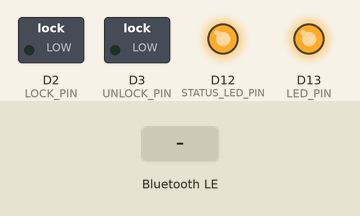
This sketch was run on a simulated Arduino Nano 33 IoT. On the bench: switched loads named in the sketch (green lamp = pin HIGH), output pins drawn as LEDs (lit = HIGH). The inputs (shaded band) are chosen by the test bench. Nothing arrives over Bluetooth unless stated; a phone connects over Bluetooth LE 3 s after start; what the sketch prints to the serial monitor is not drawn.

Above: at 1.7 s.
1.8 s: Bluetooth LE write "LOCK" received
At 4.6 s:
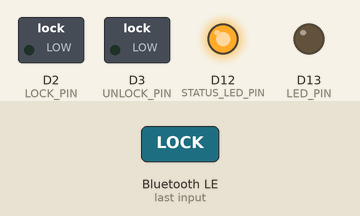
4.8 s: Bluetooth LE write "UNLOCK" received
At 5.2 s:
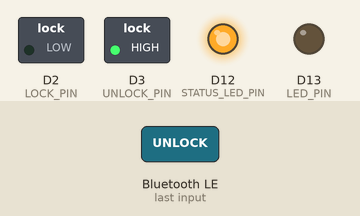
6.8 s: Bluetooth LE write "STATUS" received
At 7.6 s:
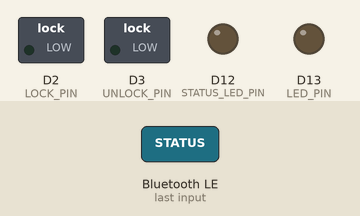
8.3 s: Bluetooth LE write "UNLOCK" received
At 8.7 s:
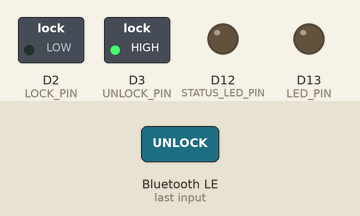
Timing chart, 0 to 31.3 s (numbered marks = the images above; inputs shaded):
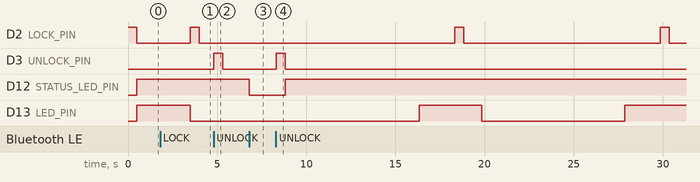

Measured:
- after the input at 1.8 s, D2 (LOCK_PIN): LOW → HIGH after 1.7 s, → LOW 0.50 s later
- after the input at 4.8 s, D3 (UNLOCK_PIN): LOW → HIGH at once, → LOW 0.50 s later
- after the input at 6.8 s, D12 (STATUS_LED_PIN): HIGH → LOW at once
- after the input at 8.3 s, D3 (UNLOCK_PIN): LOW → HIGH at once, → LOW 0.50 s later; D12 (STATUS_LED_PIN): LOW → HIGH after 0.51 s instead of 9.0 s

The sketch:

vehicle_control_ble_secure.ino
```cpp
#include <ArduinoBLE.h>

// UUIDs para el servicio del vehículo
#define VEHICLE_SERVICE_UUID        "6E400001-B5A3-F393-E0A9-E50E24DCCA9E"
#define VEHICLE_CHARACTERISTIC_RX   "6E400002-B5A3-F393-E0A9-E50E24DCCA9E"  // Recibir comandos
#define VEHICLE_CHARACTERISTIC_TX   "6E400003-B5A3-F393-E0A9-E50E24DCCA9E"  // Enviar respuestas

// Crear servicio BLE
BLEService vehicleService(VEHICLE_SERVICE_UUID);

// Crear características
BLECharacteristic rxCharacteristic(VEHICLE_CHARACTERISTIC_RX, BLEWrite, 20);
BLECharacteristic txCharacteristic(VEHICLE_CHARACTERISTIC_TX, BLERead | BLENotify, 20);

// Pines para control del vehículo (ajusta según tu circuito)
const int LED_PIN = 13;
const int LOCK_PIN = 2;
const int UNLOCK_PIN = 3;
const int STATUS_LED_PIN = 12; // LED adicional para indicar estado de bloqueo

// Variables para manejo de conexión
unsigned long lastCommandTime = 0;
const unsigned long CONNECTION_TIMEOUT = 8000; // 8 segundos sin comandos = desconexión
const unsigned long HEARTBEAT_INTERVAL = 15000; // Verificar conexión cada 15 segundos
unsigned long lastHeartbeat = 0;

// Variables para seguridad
bool vehicleIsLocked = true; // Estado por defecto: BLOQUEADO
bool connectionActive = false;
unsigned long lastConnectionTime = 0;
const unsigned long DISCONNECT_LOCK_DELAY = 2000; // 2 segundos después de desconexión, bloquear

void setup() {
  Serial.begin(9600);
  while (!Serial);

  // Configurar pines
  pinMode(LED_PIN, OUTPUT);
  pinMode(LOCK_PIN, OUTPUT);
  pinMode(UNLOCK_PIN, OUTPUT);
  pinMode(STATUS_LED_PIN, OUTPUT);

  // Estado inicial de seguridad: BLOQUEADO
  lockVehicle();
  Serial.println("🔒 Estado inicial: Vehículo BLOQUEADO por seguridad");

  // Inicializar BLE
  if (!BLE.begin()) {
    Serial.println("❌ Error iniciando BLE!");
    while (1);
  }

  // Configurar el dispositivo BLE
  BLE.setLocalName("VehicleControl_Arduino");  // Nombre que aparecerá en el escaneo
  BLE.setAdvertisedService(vehicleService);

  // Agregar características al servicio
  vehicleService.addCharacteristic(rxCharacteristic);
  vehicleService.addCharacteristic(txCharacteristic);

  // Agregar servicio
  BLE.addService(vehicleService);

  // Configurar valores iniciales
  txCharacteristic.writeValue("READY_LOCKED");

  // Iniciar publicidad
  BLE.advertise();

  Serial.println("🚗 Arduino BLE Vehicle Control (Modo Seguro)");
  Serial.println("📡 Esperando conexiones...");
  Serial.println("🔒 SEGURIDAD: Vehículo se bloquea automáticamente sin conexión");

  digitalWrite(LED_PIN, HIGH); // Indicar que está listo para conexiones
  updateStatusLED();
}

void loop() {
  // Esperar conexión BLE
  BLEDevice central = BLE.central();

  if (central) {
    Serial.print("📱 Conectado a: ");
    Serial.println(central.address());

    connectionActive = true;
    lastConnectionTime = millis();
    digitalWrite(LED_PIN, LOW); // Indicar conexión activa
    lastCommandTime = millis(); // Resetear timeout
    lastHeartbeat = millis();

    while (central.connected()) {
      unsigned long currentTime = millis();

      // Verificar si hay comandos recibidos
      if (rxCharacteristic.written()) {
        String command = "";

        // Leer el comando
        int length = rxCharacteristic.valueLength();
        const uint8_t* value = rxCharacteristic.value();

        for (int i = 0; i < length; i++) {
          command += (char)value[i];
        }

        command.trim(); // Remover espacios y \n
        Serial.print("📨 Comando recibido: ");
        Serial.println(command);

        // Actualizar tiempo del último comando
        lastCommandTime = currentTime;

        // Procesar comando
        processCommand(command);
      }

      // Verificar timeout de conexión (si no hay comandos por mucho tiempo)
      if (currentTime - lastCommandTime > CONNECTION_TIMEOUT) {
        Serial.println("⏰ Timeout de conexión - forzando desconexión por seguridad");
        central.disconnect();
        break;
      }

      // Heartbeat periódico para verificar conexión
      if (currentTime - lastHeartbeat > HEARTBEAT_INTERVAL) {
        Serial.println("💓 Heartbeat - conexión activa");
        lastHeartbeat = currentTime;

        // Enviar heartbeat para mantener conexión activa
        String heartbeatMsg = vehicleIsLocked ? "HEARTBEAT_LOCKED" : "HEARTBEAT_UNLOCKED";
        txCharacteristic.writeValue(heartbeatMsg.c_str());
      }

      // Pequeño delay para no saturar el procesador
      delay(100);
    }

    // CONEXIÓN PERDIDA - ACTIVAR SEGURIDAD
    Serial.print("🔌 Desconectado de: ");
    Serial.println(central.address());
    connectionActive = false;
    lastConnectionTime = millis();

    digitalWrite(LED_PIN, HIGH); // Indicar desconexión

    // MEDIDA DE SEGURIDAD: Bloquear automáticamente tras desconexión
    Serial.println("🚨 SEGURIDAD ACTIVADA: Bloqueando vehículo tras desconexión");
    delay(DISCONNECT_LOCK_DELAY); // Pequeño delay antes de bloquear
    lockVehicle();

    // Reset de variables
    lastCommandTime = 0;
    lastHeartbeat = 0;

    // Delay antes de aceptar nuevas conexiones
    delay(1000);

  } else {
    // Sin conexión activa - verificar estado de seguridad
    unsigned long currentTime = millis();

    // Si ha pasado tiempo sin conexión y el vehículo no está bloqueado, bloquearlo
    if (!connectionActive && !vehicleIsLocked &&
        (currentTime - lastConnectionTime > DISCONNECT_LOCK_DELAY)) {
      Serial.println("🚨 SEGURIDAD: Tiempo sin conexión excedido - Bloqueando vehículo");
      lockVehicle();
    }

    // Actualizar LED de estado periódicamente
    static unsigned long lastStatusUpdate = 0;
    if (currentTime - lastStatusUpdate > 1000) { // Cada segundo
      updateStatusLED();
      lastStatusUpdate = currentTime;
    }
  }
}

void processCommand(String command) {
  String response = "";

  // Limpiar el comando de caracteres extra
  command.trim();
  command.replace("\n", "");
  command.replace("\r", "");

  Serial.print("🔍 Comando limpio: '");
  Serial.print(command);
  Serial.print("' (longitud: ");
  Serial.print(command.length());
  Serial.println(")");

  if (command == "LOCK") {
    lockVehicle();
    response = "LOCKED";
    Serial.println("🔒 Vehículo bloqueado por comando");

  } else if (command == "UNLOCK") {
    unlockVehicle();
    response = "UNLOCKED";
    Serial.println("🔓 Vehículo desbloqueado por comando");

  } else if (command == "STATUS") {
    // Enviar estado del vehículo
    response = vehicleIsLocked ? "LOCKED" : "UNLOCKED";
    Serial.print("📊 Estado solicitado: ");
    Serial.println(response);

  } else {
    response = "UNKNOWN_COMMAND";
    Serial.print("❓ Comando desconocido: '");
    Serial.print(command);
    Serial.println("'");

    // Debug: mostrar cada carácter
    Serial.print("🔍 Caracteres ASCII: ");
    for (int i = 0; i < command.length(); i++) {
      Serial.print((int)command.charAt(i));
      Serial.print(" ");
    }
    Serial.println();
  }

  // Enviar respuesta
  txCharacteristic.writeValue(response.c_str());
  Serial.println("📤 Respuesta enviada: " + response);

  updateStatusLED();
}

void lockVehicle() {
  // Activar mecanismo de bloqueo
  digitalWrite(LOCK_PIN, HIGH);
  delay(500);
  digitalWrite(LOCK_PIN, LOW);

  vehicleIsLocked = true;
  Serial.println("🔒 VEHÍCULO BLOQUEADO");
  updateStatusLED();
}

void unlockVehicle() {
  // Solo desbloquear si hay conexión activa
  if (!connectionActive) {
    Serial.println("🚨 SEGURIDAD: No se puede desbloquear sin conexión activa");
    return;
  }

  // Activar mecanismo de desbloqueo
  digitalWrite(UNLOCK_PIN, HIGH);
  delay(500);
  digitalWrite(UNLOCK_PIN, LOW);

  vehicleIsLocked = false;
  Serial.println("🔓 VEHÍCULO DESBLOQUEADO");
  updateStatusLED();
}

void updateStatusLED() {
  if (vehicleIsLocked) {
    // LED encendido constante = bloqueado
    digitalWrite(STATUS_LED_PIN, HIGH);
  } else {
    // LED parpadeante = desbloqueado (solo con conexión activa)
    if (connectionActive) {
      // Parpadeo lento para indicar desbloqueado pero seguro
      static unsigned long lastBlink = 0;
      static bool blinkState = false;

      if (millis() - lastBlink > 1000) { // Parpadeo cada segundo
        blinkState = !blinkState;
        digitalWrite(STATUS_LED_PIN, blinkState ? HIGH : LOW);
        lastBlink = millis();
      }
    } else {
      // Sin conexión = forzar bloqueo
      lockVehicle();
    }
  }
}
```
